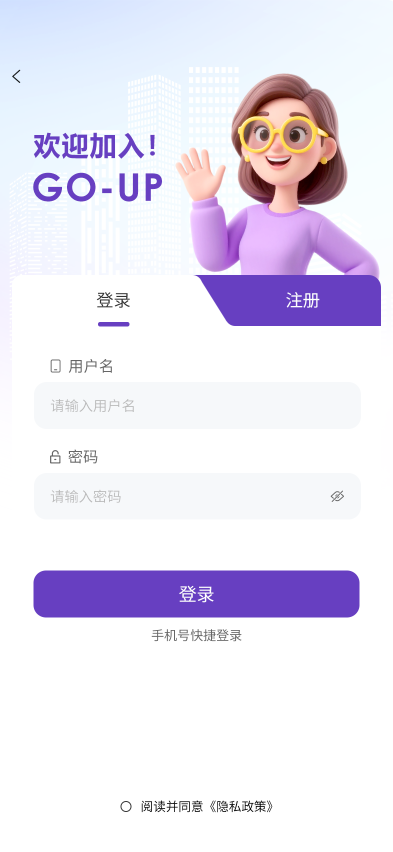
#> input picture UIDESIGN/登录页.png, 786 x 1704 px (shown at 1/2 size)
$ python slice_login.py '../UIDESIGN/登录页.png' out
#> lines starting #> are read from the running program, lines starting #| are printed output that depends on the picture; after the words box and inside, x2 and y2 are one past the last pixel; in counts of white or black regions, pixels touching at a corner belong together
#!/usr/bin/env python3
import os
import sys
import json
from typing import List, Tuple

import numpy as np
from PIL import Image, ImageDraw


def ensure_dir(path: str):
    if not os.path.exists(path):
        os.makedirs(path, exist_ok=True)


def _to_gray(img: np.ndarray) -> np.ndarray:
    if img.ndim == 3:
        r, g, b = img[:, :, 0], img[:, :, 1], img[:, :, 2]
        gray = (0.299 * r + 0.587 * g + 0.114 * b)
    else:
        gray = img.astype(np.float32)
    return gray.astype(np.float32)


def _convolve2d(image: np.ndarray, kernel: np.ndarray) -> np.ndarray:
    kh, kw = kernel.shape
    pad_h, pad_w = kh // 2, kw // 2
    padded = np.pad(image, ((pad_h, pad_h), (pad_w, pad_w)), mode='edge')
    out = np.zeros_like(image, dtype=np.float32)
    for y in range(out.shape[0]):
        for x in range(out.shape[1]):
            region = padded[y:y+kh, x:x+kw]
            out[y, x] = float((region * kernel).sum())
    return out


def _edges_binary(gray: np.ndarray) -> np.ndarray:
    kx = np.array([[1, 0, -1], [2, 0, -2], [1, 0, -1]], dtype=np.float32)
    ky = np.array([[1, 2, 1], [0, 0, 0], [-1, -2, -1]], dtype=np.float32)
    gx = _convolve2d(gray, kx)
    gy = _convolve2d(gray, ky)
    mag = np.hypot(gx, gy)
    # threshold using percentile to adapt image contrast
    t = np.percentile(mag, 85)
    bin_edge = (mag >= t).astype(np.uint8)
    return bin_edge


def _dilate(binary: np.ndarray, iterations: int = 1) -> np.ndarray:
    kernel = np.ones((3, 3), dtype=np.uint8)
    out = binary.copy()
    for _ in range(iterations):
        # convolution to count neighbors
        kh, kw = kernel.shape
        pad_h, pad_w = kh // 2, kw // 2
        padded = np.pad(out, ((pad_h, pad_h), (pad_w, pad_w)), mode='constant')
        acc = np.zeros_like(out, dtype=np.int32)
        for y in range(out.shape[0]):
            for x in range(out.shape[1]):
                region = padded[y:y+kh, x:x+kw]
                acc[y, x] = int((region * kernel).sum())
        out = (acc > 0).astype(np.uint8)
    return out


def _connected_components(binary: np.ndarray) -> List[Tuple[int, int, int, int]]:
    h, w = binary.shape
    visited = np.zeros((h, w), dtype=np.uint8)
    boxes: List[Tuple[int, int, int, int]] = []
    for y in range(h):
        for x in range(w):
            if binary[y, x] and not visited[y, x]:
                # BFS
                stack = [(y, x)]
                visited[y, x] = 1
                minx, miny = x, y
                maxx, maxy = x, y
                count = 0
                while stack:
                    cy, cx = stack.pop()
                    count += 1
                    minx, miny = min(minx, cx), min(miny, cy)
                    maxx, maxy = max(maxx, cx), max(maxy, cy)
                    for ny in (cy-1, cy, cy+1):
                        for nx in (cx-1, cx, cx+1):
                            if 0 <= ny < h and 0 <= nx < w and not visited[ny, nx] and binary[ny, nx]:
                                visited[ny, nx] = 1
                                stack.append((ny, nx))
                bw = maxx - minx + 1
                bh = maxy - miny + 1
                boxes.append((minx, miny, bw, bh))
    return boxes


def find_candidate_boxes(img: np.ndarray) -> List[Tuple[int, int, int, int]]:
    h, w = img.shape[:2]
    gray = _to_gray(img)
    edges = _edges_binary(gray)
    edges = _dilate(edges, iterations=1)

    boxes = _connected_components(edges)

    filtered = []
    for (x, y, bw, bh) in boxes:
        area = bw * bh
        if area < 2000:
            continue
        if area > (w * h * 0.6):
            continue
        ratio = bw / float(bh)
        if ratio < 0.2 or ratio > 5.0:
            continue
        filtered.append((x, y, bw, bh))

    # sort by area descending then apply crude NMS
    filtered.sort(key=lambda b: b[2] * b[3], reverse=True)
    selected: List[Tuple[int, int, int, int]] = []
    def iou(a, b):
        ax1, ay1, aw, ah = a
        bx1, by1, bw, bh = b
        ax2, ay2 = ax1 + aw, ay1 + ah
        bx2, by2 = bx1 + bw, by1 + bh
        inter_x1 = max(ax1, bx1)
        inter_y1 = max(ay1, by1)
        inter_x2 = min(ax2, bx2)
        inter_y2 = min(ay2, by2)
        inter_w = max(0, inter_x2 - inter_x1)
        inter_h = max(0, inter_y2 - inter_y1)
        inter_area = inter_w * inter_h
        a_area = aw * ah
        b_area = bw * bh
        union = a_area + b_area - inter_area
        return inter_area / union if union > 0 else 0.0
    for b in filtered:
        if all(iou(b, sb) <= 0.9 for sb in selected):
            selected.append(b)

    mediums = [b for b in selected if 5000 <= b[2] * b[3] <= 150000]
    smalls = [b for b in selected if 2000 <= b[2] * b[3] < 5000]
    larges = [b for b in selected if b[2] * b[3] > 150000]
    final = mediums + smalls + larges[:3]
    final.sort(key=lambda b: (b[1], b[0]))
    return final


def save_slices(img: np.ndarray, boxes: List[Tuple[int, int, int, int]], out_dir: str) -> List[dict]:
    ensure_dir(out_dir)
    meta = []
    pil_img = Image.fromarray(img)
    for i, (x, y, w, h) in enumerate(boxes, start=1):
        pad = 6
        x1 = max(0, x - pad)
        y1 = max(0, y - pad)
        x2 = min(img.shape[1], x + w + pad)
        y2 = min(img.shape[0], y + h + pad)
        crop = pil_img.crop((x1, y1, x2, y2))
        name = f"slice_{i:03d}.png"
        crop.save(os.path.join(out_dir, name))
        meta.append({"name": name, "bbox": [int(x1), int(y1), int(x2 - x1), int(y2 - y1)]})
    return meta


def save_preview(img: np.ndarray, boxes: List[Tuple[int, int, int, int]], out_path: str):
    pil_prev = Image.fromarray(img)
    draw = ImageDraw.Draw(pil_prev)
    for i, (x, y, w, h) in enumerate(boxes, start=1):
        x2, y2 = x + w, y + h
        draw.rectangle([(x, y), (x2, y2)], outline=(14, 165, 233), width=2)
        draw.text((x, max(0, y - 12)), str(i), fill=(14, 165, 233))
    pil_prev.save(out_path)


def main():
    if len(sys.argv) < 3:
        print("Usage: python3 scripts/slice_login.py <input_png> <output_dir>")
        sys.exit(1)
    in_path = sys.argv[1]
    out_dir = sys.argv[2]
    if not os.path.exists(in_path):
        print(f"Input not found: {in_path}")
        sys.exit(2)

    pil = Image.open(in_path).convert('RGB')
#> pil is the input picture: PIL image 786x1704 RGB; mean R, G, B 233.1, 228.4, 242.7
    img = np.array(pil)

    boxes = find_candidate_boxes(img)
#> after the loop in _convolve2d (call 2), `for y in range(out.shape[0]):`:
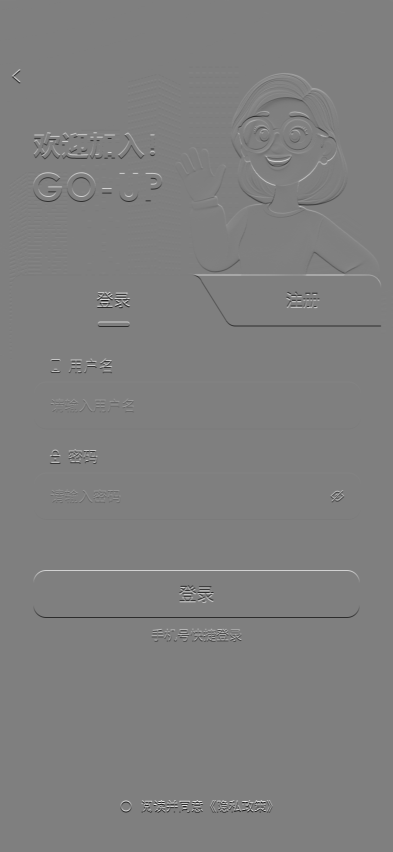
#> out: shape (1704, 786) float32 (shown at 1/2 size); min -1020, max 1020, mean -0.1; drawn with min black and max white
#> in _edges_binary, `mag = np.hypot(gx, gy)`:
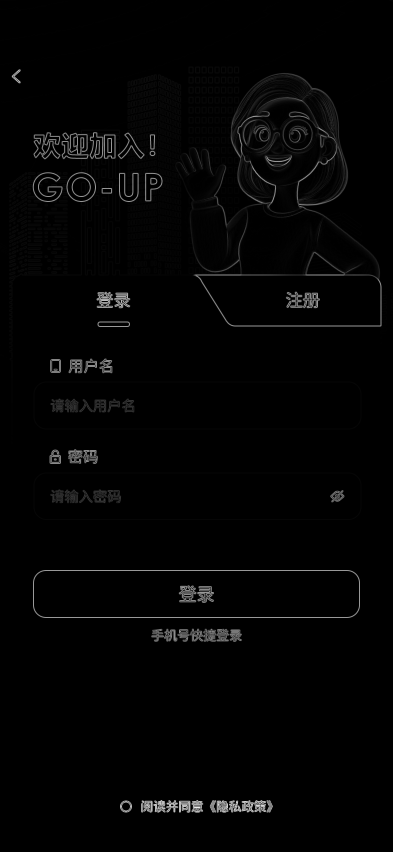
#> mag: shape (1704, 786) float32 (shown at 1/2 size); min 0, max 1099.7, mean 16.8; drawn with min black and max white
#> in _edges_binary, `t = np.percentile(mag, 85)`: t = 3.56
#> in _edges_binary, `bin_edge = (mag >= t).astype(np.uint8)`: bin_edge: shape (1704, 786); values 0 (black) and 1 (white), 15% white; 804 white regions (551 under 20 px), largest, box (x1, y1, x2, y2) and area: (0, 143, 786, 881) 127861, (66, 1140, 720, 1236) 3140, (67, 763, 723, 859) 3038
#> after the loop in _dilate, `for _ in range(iterations):`:
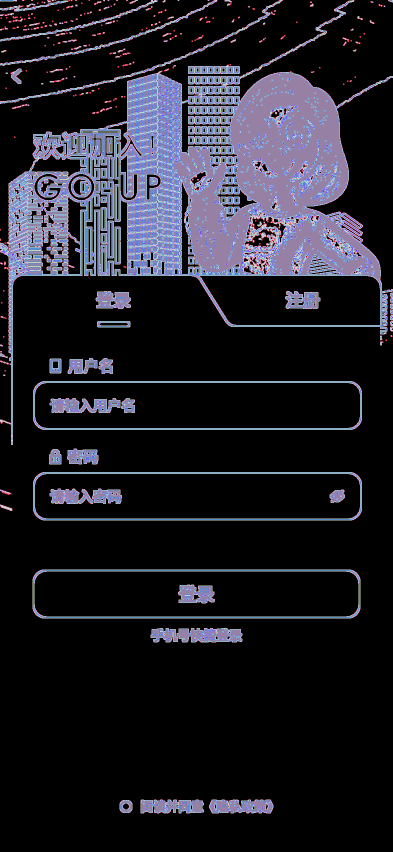
#> acc: shape (1704, 786) int32 (shown at 1/2 size); 10 distinct labels, from 0 to 9; one colour per label, 0 black
#> after the loop in _dilate, `for _ in range(iterations):`:
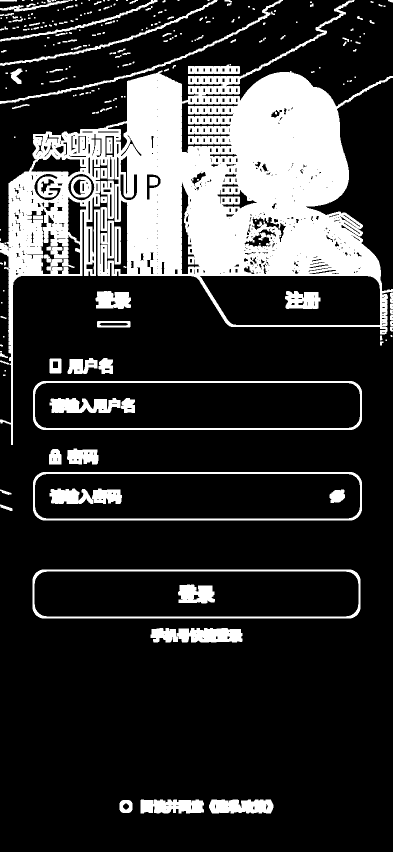
#> out: shape (1704, 786) (shown at 1/2 size); values 0 (black) and 1 (white), 20.7% white; 260 white regions (130 under 20 px), largest, box (x1, y1, x2, y2) and area: (0, 0, 786, 890) 206456, (65, 1139, 721, 1237) 6124, (66, 762, 724, 860) 6030
#> in find_candidate_boxes, `boxes = _connected_components(edges)`: boxes = 260 items, first 6: (0, 0, 34, 3), (44, 0, 5, 2), (62, 0, 4, 2), (0, 0, 140, 23), (103, 0, 5, 3), (109, 0, 3, 2)
#> the loop in find_candidate_boxes, `for (x, y, bw, bh) in boxes:` made 260 passes
#> (x, y, bw, bh, area) on passes 1, 14, 16: (0, 0, 34, 3, 102), (259, 0, 17, 8, 136), (325, 0, 6, 5, 30)
#> after the loop in find_candidate_boxes, `for (x, y, bw, bh) in boxes:`: filtered = 14 items, first 6: (0, 0, 315, 83), (0, 0, 435, 132), (0, 0, 566, 208), (0, 0, 786, 890), (201, 361, 27, 77), (201, 441, 27, 76)
#> the loop in find_candidate_boxes, `for b in filtered:` made 14 passes
#> b on passes 1, 10, 11, 12, 13, 14: (0, 0, 786, 890), (191, 582, 71, 36), (570, 582, 71, 36), (201, 361, 27, 77), (201, 441, 27, 76), (134, 897, 63, 32)
    meta = save_slices(img, boxes, out_dir)
#> the loop in save_slices, `for i, (x, y, w, h) in enumerate(boxes, start=1):` made 14 passes
#> pass 1, in save_slices, `crop = pil_img.crop((x1, y1, x2, y2))`:
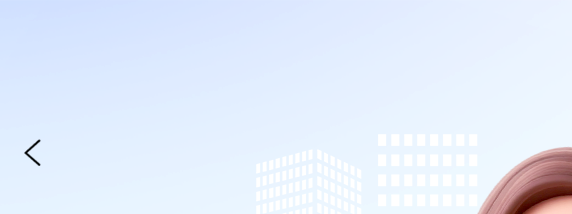
#> crop: PIL image 572x214 RGB; mean R, G, B 226.8, 235.2, 249.6
#> after the loop in save_slices, `for i, (x, y, w, h) in enumerate(boxes, start=1):`:
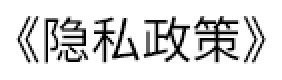
#> crop: PIL image 141x40 RGB (shown 2 times larger); min 0, max 255, mean 217.9
    ensure_dir(out_dir)
    with open(os.path.join(out_dir, 'slices.json'), 'w', encoding='utf-8') as f:
        json.dump({"input": in_path, "count": len(meta), "slices": meta}, f, ensure_ascii=False, indent=2)
    save_preview(img, boxes, os.path.join(out_dir, 'preview_bboxes.png'))
#> the loop in save_preview, `for i, (x, y, w, h) in enumerate(boxes, start=1):` made 14 passes
#> in save_preview, `pil_prev.save(out_path)`:
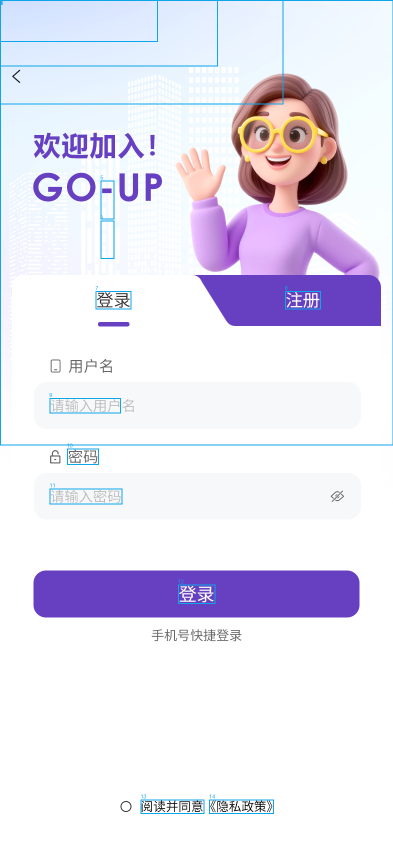
#> saved as preview_bboxes.png: PIL image 786x1704 RGB (shown at 1/2 size); mean R, G, B 230.8, 227.7, 242.5
    print(f"Done. Slices: {len(meta)} -> {out_dir}")
#| Done. Slices: 14 -> out


if __name__ == '__main__':
    main()
